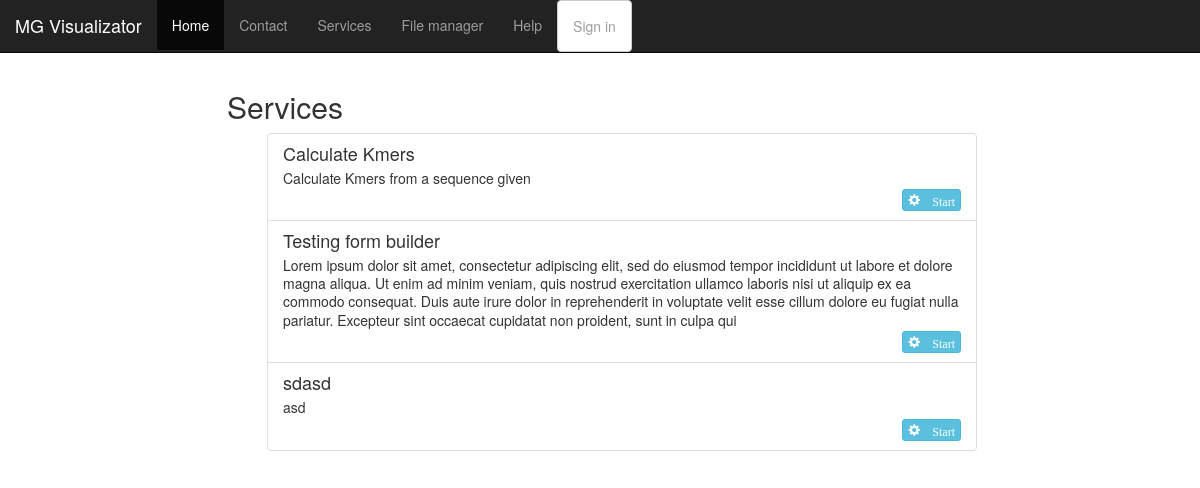
/services, run on the app's committed database.
### scripts/models.py (models this page shows)
class Script (models.Model):
    name = models.CharField(max_length=30, null=False)
    exeName = models.CharField(max_length=30, null=False)
    path = models.CharField(max_length=50, null=False)
    help = models.CharField(max_length=400, null=False)
    form = models.CharField(max_length=50, null=False)
    def __str__(self):
        return str(self.pk)

### MGV/views.py (the view)
# urls.py: url(r'^services', views.services_view, name='services_view'),
def services_view(request):
    list = listServices(request)
    print list
    return render(request, 'services.html', {'services': list})

### scripts/views.py (called while the page is built)
def listServices(request):
    print "listServices_scripts"
    return Script.objects.all()

### MGV/templates/services.html (shortened to what this page needs)
{%extends "includes/basic.html"%}
{%load staticfiles%}
{%block content%}
    <div id="main" class="container center-block" role="main">
    		<div class="row row-centered">
			    <div class="col-md-8 col-centered">
                    <h2>Services</h2>
                    <ul>
                    {% for service in services %}
                        <li class="list-group-item clearfix">
                            <h4 class="list-group-item-heading">{{ service.name }}</h4>
                            <p class="list-group-item-text"> {{ service.help }}</p>
                            <span class="pull-right">
                                <form role="form" action="{% url 'serviceInterface' %}" method="POST">
                                    <button type="submit" class="btn btn-xs btn-info glyphicon glyphicon-cog"> Start</button>
                                </form>
                            </span>
                        </li>
                    {% endfor %}
                    </ul>
                </div>
            </div>
    </div>
{% endblock %}

### MGV/static/css/main.css (style rules this page uses)
html, button, input, select, textarea { color: #222; }
html { font-size: 1em; line-height: 1.4; }
.clearfix:before, .clearfix:after { content: " "; display: table; }
.clearfix:after { clear: both; }
.clearfix { *zoom: 1; }

### MGV/static/css/custom.css (style rules this page uses)
body { padding-top: 70px; padding-bottom: 30px; }
.row-centered { text-align:center; }
.col-centered { display:inline-block; float:none; text-align:left; margin-right:-4px; }

### data on the page
Script: name "Calculate Kmers", help "Calculate Kmers from a sequence given"
Script: name "Testing form builder", help "Lorem ipsum dolor sit amet, consectetur adipiscing elit, sed do eiusmod tempor incididunt ut labore et dolore magna aliqua. Ut enim ad minim veniam, quis nostrud exercitation ullamco laboris nisi ut aliquip ex ea commodo consequat. Duis aute irure dolor in reprehenderit in voluptate velit esse cillum dolore eu fugiat nulla pariatur. Excepteur sint occaecat cupidatat non proident, sunt in culpa qui"
Script: name "sdasd", help "asd"
